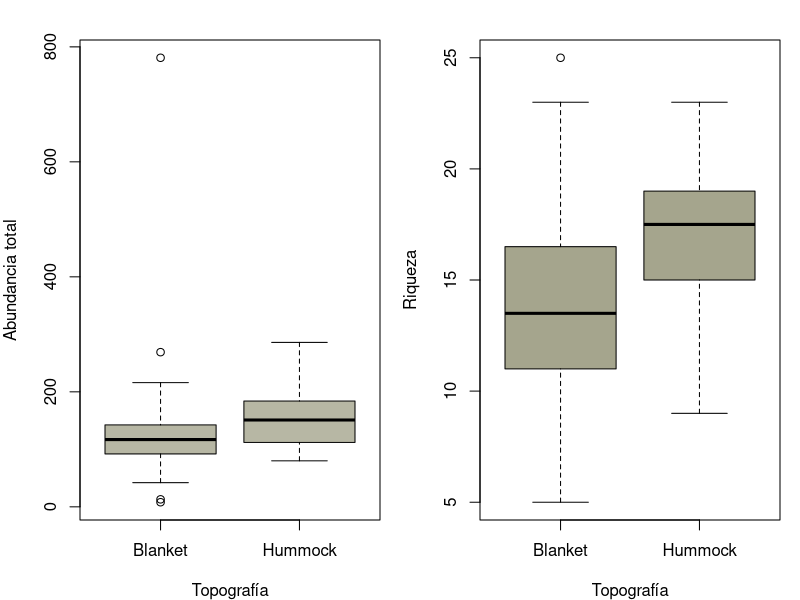
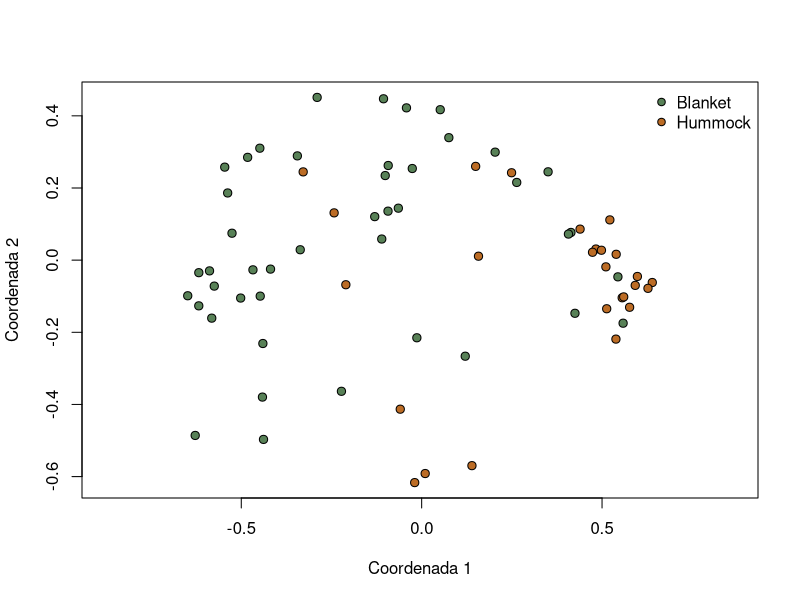

Write the R code that produced these figures, in order.
## ---- chunk 1
#| label: ch12-datos
if (!requireNamespace("vegan", quietly = TRUE)) {
  stop("Este capítulo requiere el paquete 'vegan'.")
}
data("mite", package = "vegan")
data("mite.env", package = "vegan")

comm <- as.matrix(mite)
env <- mite.env
site_id <- rownames(comm)

audit <- c(
  sites = nrow(comm),
  taxa = ncol(comm),
  duplicated_site_ids = sum(duplicated(site_id)),
  missing_counts = sum(is.na(comm)),
  negative_counts = sum(comm < 0, na.rm = TRUE),
  noninteger_counts = sum(comm != floor(comm), na.rm = TRUE),
  empty_sites = sum(rowSums(comm, na.rm = TRUE) == 0),
  missing_metadata = sum(is.na(env)),
  row_mismatch = as.integer(nrow(comm) != nrow(env))
)
audit
stopifnot(audit[c("duplicated_site_ids", "missing_counts", "negative_counts",
                  "noninteger_counts", "empty_sites", "missing_metadata",
                  "row_mismatch")] == 0)
## ---- chunk 2
#| label: ch12-resumen-marco
frame_summary <- data.frame(
  item = c("Unidades observadas", "Taxones en columnas", "Blanket", "Hummock",
           "Contenido de agua mínimo", "Contenido de agua máximo"),
  value = c(nrow(comm), ncol(comm), table(env$Topo)["Blanket"],
            table(env$Topo)["Hummock"], min(env$WatrCont), max(env$WatrCont))
)
frame_summary
## ---- chunk 3
#| label: ch12-variables
site_data <- data.frame(
  site = site_id,
  Topo = env$Topo,
  WatrCont = env$WatrCont,
  SubsDens = env$SubsDens,
  total_abundance = rowSums(comm),
  richness = vegan::specnumber(comm),
  shannon = vegan::diversity(comm, index = "shannon"),
  simpson_1_D = vegan::diversity(comm, index = "simpson")
)
site_data$evenness <- with(site_data,
  ifelse(richness > 1, shannon / log(richness), NA_real_))
stopifnot(!anyNA(site_data), all(site_data$richness > 1))
site_data[1:8, ]
## ---- chunk 4
#| label: ch12-estimacion-global
mean_ci <- function(x, level = 0.95) {
  n <- length(x)
  estimate <- mean(x)
  se <- sd(x) / sqrt(n)
  critical <- qt(1 - (1 - level) / 2, df = n - 1)
  c(n = n, estimate = estimate, sd = sd(x), se = se,
    lower = estimate - critical * se, upper = estimate + critical * se)
}

responses <- c("total_abundance", "richness", "shannon",
               "simpson_1_D", "evenness")
overall_estimates <- t(vapply(site_data[responses], mean_ci, numeric(6)))
round(overall_estimates, 3)
## ---- chunk 5
#| label: ch12-contrastes
difference_ci <- function(y, group) {
  x0 <- y[group == "Blanket"]
  x1 <- y[group == "Hummock"]
  fit <- t.test(x1, x0, var.equal = FALSE)
  c(mean_Blanket = mean(x0), mean_Hummock = mean(x1),
    difference = unname(diff(rev(fit$estimate))),
    lower = fit$conf.int[1], upper = fit$conf.int[2])
}

topography_contrasts <- t(vapply(site_data[responses],
  difference_ci, numeric(5), group = site_data$Topo))
round(topography_contrasts, 3)
## ---- chunk 6
#| label: ch12-comprobacion-signo
observed_difference <- with(site_data,
  mean(richness[Topo == "Hummock"]) - mean(richness[Topo == "Blanket"]))
stopifnot(isTRUE(all.equal(
  unname(topography_contrasts["richness", "difference"]),
  observed_difference
)))
## ---- chunk 7
#| label: ch12-diagnosticos-tabla
diagnostics <- data.frame(
  response = responses,
  skewness = vapply(site_data[responses], function(x) {
    z <- (x - mean(x)) / sd(x)
    mean(z^3)
  }, numeric(1)),
  minimum = vapply(site_data[responses], min, numeric(1)),
  maximum = vapply(site_data[responses], max, numeric(1)),
  max_abs_standardized = vapply(site_data[responses], function(x)
    max(abs((x - mean(x)) / sd(x))), numeric(1))
)
diagnostics[-1] <- lapply(diagnostics[-1], round, digits = 3)
diagnostics
## ---- chunk 8
#| label: ch12-diagnosticos-figura
#| fig-cap: "Distribución de abundancia y riqueza por topografía en los 70 sitios."
op <- par(mfrow = c(1, 2), mar = c(4, 4, 2, 1))
boxplot(total_abundance ~ Topo, data = site_data,
        xlab = "Topografía", ylab = "Abundancia total", col = "#b7b7a4")
boxplot(richness ~ Topo, data = site_data,
        xlab = "Topografía", ylab = "Riqueza", col = "#a5a58d")
par(op)
## ---- chunk 9
#| label: ch12-influencia
z_abundance <- with(site_data,
  (total_abundance - mean(total_abundance)) / sd(total_abundance))
influential_sites <- site_data[abs(z_abundance) > 2.5,
  c("site", "Topo", "WatrCont", "total_abundance", "richness")]
influential_sites
## ---- chunk 10
#| label: ch12-ordenacion
#| fig-cap: "Coordenadas principales de Bray-Curtis para la comunidad de ácaros."
bray <- vegan::vegdist(comm, method = "bray")
pcoa <- cmdscale(bray, k = 2, eig = TRUE, add = TRUE)
topo_cols <- c(Blanket = "#588157", Hummock = "#bc6c25")
plot(pcoa$points, asp = 1, pch = 21, cex = 1.1,
     bg = topo_cols[site_data$Topo],
     xlab = "Coordenada 1", ylab = "Coordenada 2")
legend("topright", legend = names(topo_cols), pt.bg = topo_cols,
       pch = 21, bty = "n")
## ---- chunk 11
#| label: ch12-sensibilidad-influencia
leave_one_out_difference <- vapply(seq_len(nrow(site_data)), function(i) {
  z <- site_data[-i, ]
  with(z, mean(richness[Topo == "Hummock"]) -
           mean(richness[Topo == "Blanket"]))
}, numeric(1))

influence_summary <- data.frame(
  primary_difference = observed_difference,
  minimum_leave_one_out = min(leave_one_out_difference),
  maximum_leave_one_out = max(leave_one_out_difference),
  most_influential_site = site_data$site[
    which.max(abs(leave_one_out_difference - observed_difference))]
)
influence_summary
## ---- chunk 12
#| label: ch12-sensibilidad-composicion
bray_sqrt <- vegan::vegdist(sqrt(comm), method = "bray")
pcoa_sqrt <- cmdscale(bray_sqrt, k = 2, add = TRUE)$points
ordination_sensitivity <- cor(dist(pcoa$points), dist(pcoa_sqrt))
ordination_sensitivity
## ---- chunk 13
#| label: ch12-texto
richness_result <- overall_estimates["richness", ]
richness_contrast <- topography_contrasts["richness", ]
report_text <- sprintf(
  paste0("En los 70 sitios observados, la riqueza media fue %.1f especies por ",
         "sitio (intervalo t descriptivo del 95%%: %.1f a %.1f). La diferencia ",
         "media Hummock menos Blanket fue %.1f especies (%.1f a %.1f)."),
  richness_result["estimate"], richness_result["lower"],
  richness_result["upper"], richness_contrast["difference"],
  richness_contrast["lower"], richness_contrast["upper"]
)
report_text
## ---- chunk 14
#| label: ch12-reproducibilidad
reproducibility_record <- list(
  data = c("vegan::mite", "vegan::mite.env"),
  package_version = as.character(utils::packageVersion("vegan")),
  R_version = R.version.string,
  analysis_date = as.character(Sys.Date()),
  responses = responses,
  contrast = "Hummock - Blanket",
  missing_rule = "No convertir faltantes en ceros"
)
reproducibility_record
